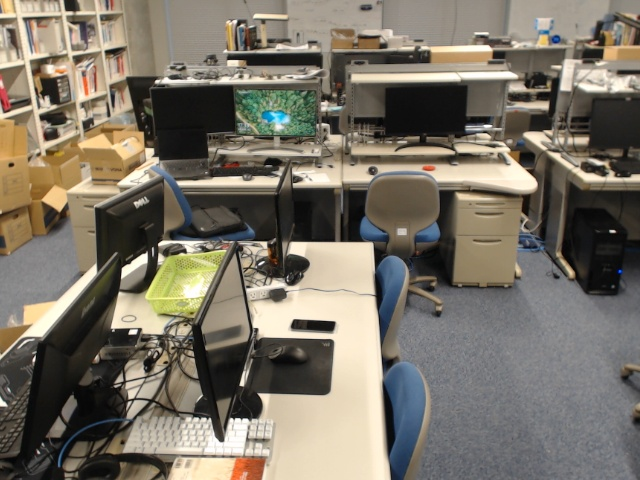
#> input picture rgb0.jpg, 640 x 480 px; its folder holds 4 pictures in this run
$ python feature_detection.py
#> lines starting #> are read from the running program, lines starting #| are printed output that depends on the picture; long printed decimals are rounded; pictures that were not available may be replaced by others from this repository, and a replacement may not be noted
# -*- coding: utf-8 -*-
"""
Created on Mon May 20 12:19:54 2024

@author: Kawahara

参考:https://ito-room.com/python-filedialog/
    https://qiita.com/best_not_best/items/c9497ffb5240622ede01
    https://pystyle.info/opencv-feature-matching/#outline__4_1

"""

import cv2
import os
import tkinter as tk
import tkinter.filedialog
from PIL import Image,ImageTk,ImageOps

### 定数
WIDTH  = 640        # 幅
HEIGHT = 512        # 高さ


def tk_dialog():

    # ルートウィンドウ作成
    root = tk.Tk()

    # ルートウィンドウの非表示
    root.withdraw()

    # ファイル選択
    target_file = tkinter.filedialog.askopenfilename(title="ファイル選択", initialdir="./", filetypes=[("Image File","*.png;*.jpg")])
#> the answer given: ../../rgb0.jpg


    feature_detecion(target_file)

def feature_detecion(target_file):

#> called with target_file = '../../rgb0.jpg'
    TARGET_FILE_PATH = target_file
    TARGET_FILE = os.path.basename(TARGET_FILE_PATH)
    IMG_DIR_PATH =  './images_thermal_train/data/'
    file_names = os.listdir(IMG_DIR_PATH)

    print('TARGET_FILE: %s' % (TARGET_FILE))

    target_img = cv2.imread(TARGET_FILE_PATH, cv2.IMREAD_GRAYSCALE)
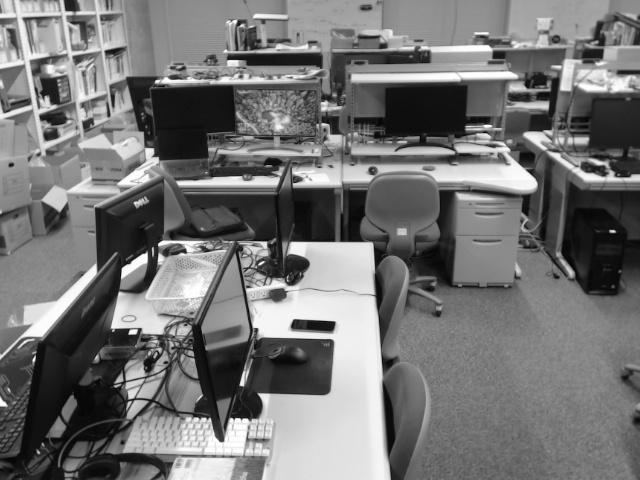
#> target_img: shape (480, 640); min 1, max 255, mean 116.2
    target_img = cv2.resize(target_img, dsize=(640, 512))
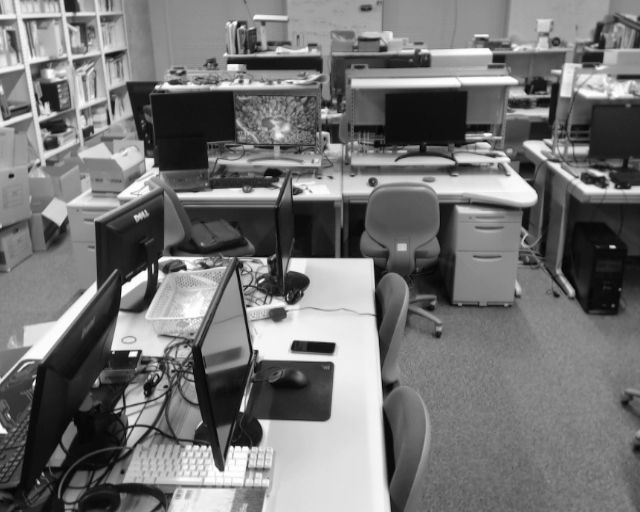
#> target_img: shape (512, 640); min 2, max 255, mean 116.1

    # マッチング器
    bf = cv2.BFMatcher(cv2.NORM_HAMMING)
    detector = cv2.AKAZE_create()
    (target_kp, target_des) = detector.detectAndCompute(target_img, None)
#> target_kp = 1684 keypoints; strongest (x, y, size): (329, 348, 8.1), (296, 346, 8.1), (327, 347, 11.4), (277, 315, 11.4)

    # マッチング率が良いもの
    min_ret = 100000
    min_file = ""
    for file in file_names:
        try:
            comparing_img_path = IMG_DIR_PATH + file
            #print(comparing_img_path)
            comparing_img = cv2.imread(comparing_img_path, cv2.IMREAD_GRAYSCALE)
            (comparing_kp, comparing_des) = detector.detectAndCompute(comparing_img, None)
#> comparing_kp = 1604 keypoints; strongest (x, y, size): (329, 326, 8.1), (296, 324, 8.1), (142, 259, 8.1), (327, 325, 11.4)
            matches = bf.match(target_des, comparing_des)
#> matches = 1684 matches
            dist = [m.distance for m in matches]
#> dist = 1684 values, max 175 at index 1417, min 3 at index 1378, mean 39.04
            ret = sum(dist) / len(dist)
#> ret = 39.04
            print("ret:" + str(ret))
#| ret:39.036
            if min_ret > ret:
                min_ret = ret
#> min_ret = 39.04
                min_file = file
        except cv2.error:
            ret = 100000
    print('TARGET_FILE: %s' % (TARGET_FILE))
    print(min_file, min_ret)
#| rgb0.jpg 39.036
if __name__ == '__main__':
    tk_dialog()

$ run again, on rgb13.jpg
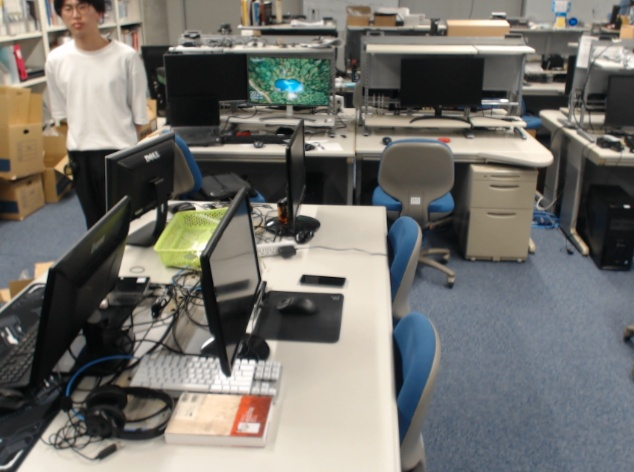
#> input picture rgb13.jpg, 634 x 472 px
#> in feature_detecion, `target_img = cv2.imread(TARGET_FILE_PATH, cv2.IMREAD_GRAYSCALE)`:
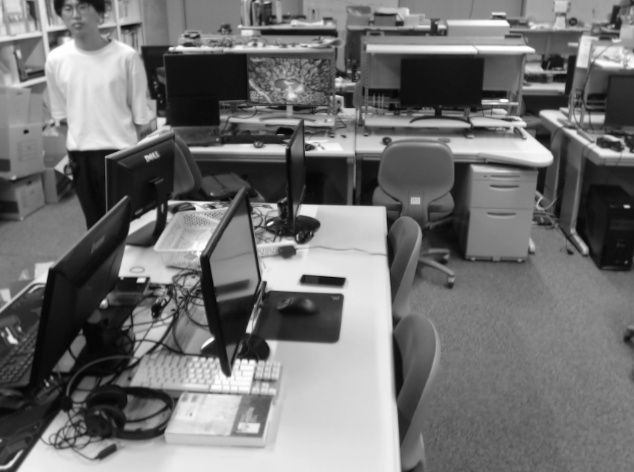
#> target_img: shape (472, 634); min 3, max 255, mean 114.2
#> in feature_detecion, `target_img = cv2.resize(target_img, dsize=(640, 512))`:
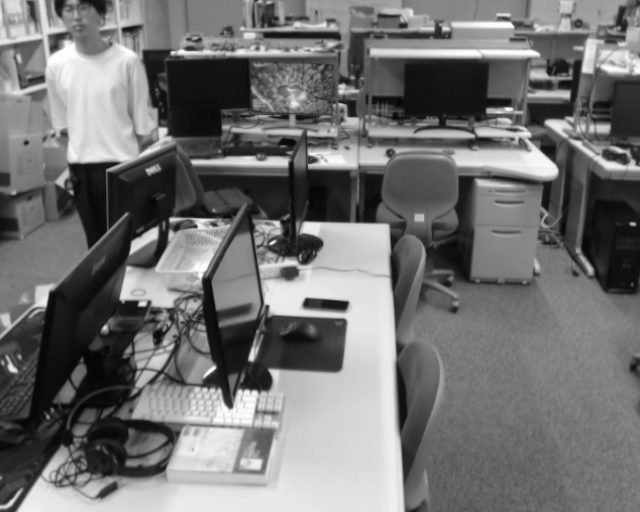
#> target_img: shape (512, 640); min 3, max 255, mean 114.1
#> target_kp = 1429 keypoints; strongest (x, y, size): (308, 303, 8.1), (343, 305, 8.1), (289, 274, 11.4), (307, 228, 11.4)
#> comparing_kp = 1372 keypoints; strongest (x, y, size): (305, 279, 8.1), (339, 282, 8.1), (151, 215, 8.1), (250, 327, 8.1)
#> matches = 1429 matches
#> dist = 1429 values, max 161 at index 32, min 5 at index 205, mean 43.11
#> ret = 43.11
#| ret:43.106
#| rgb13.jpg 43.106

$ run again, on rgb14.jpg
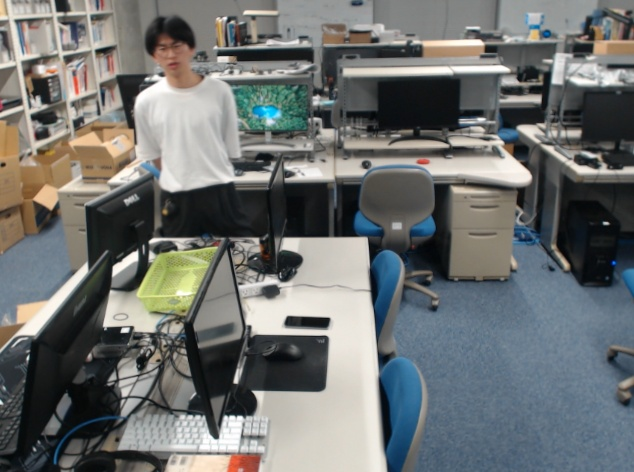
#> input picture rgb14.jpg, 634 x 472 px
#> in feature_detecion, `target_img = cv2.imread(TARGET_FILE_PATH, cv2.IMREAD_GRAYSCALE)`:
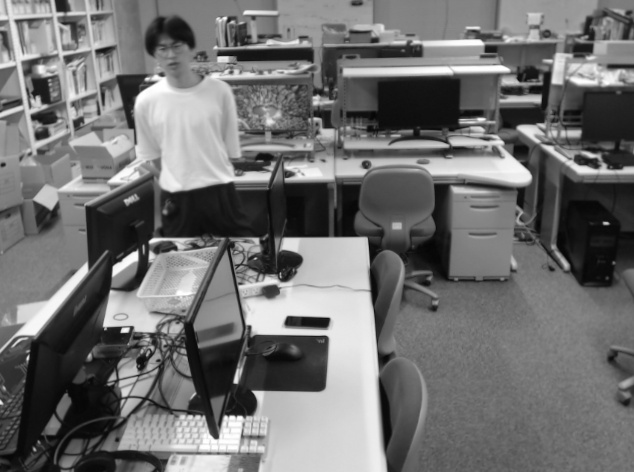
#> target_img: shape (472, 634); min 4, max 255, mean 112.2
#> in feature_detecion, `target_img = cv2.resize(target_img, dsize=(640, 512))`:
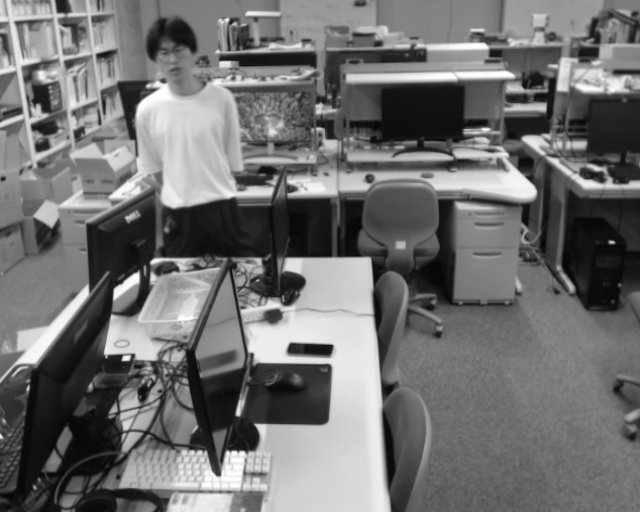
#> target_img: shape (512, 640); min 5, max 255, mean 112.1
#> target_kp = 1524 keypoints; strongest (x, y, size): (327, 350, 8.1), (325, 349, 11.4), (292, 348, 8.1), (273, 317, 11.4)
#> comparing_kp = 1443 keypoints; strongest (x, y, size): (324, 323, 8.1), (289, 321, 8.1), (133, 257, 8.1), (124, 266, 16.1)
#> matches = 1524 matches
#> dist = 1524 values, max 165 at index 490, min 3 at index 674, mean 44.24
#> ret = 44.24
#| ret:44.242
#| rgb14.jpg 44.242
